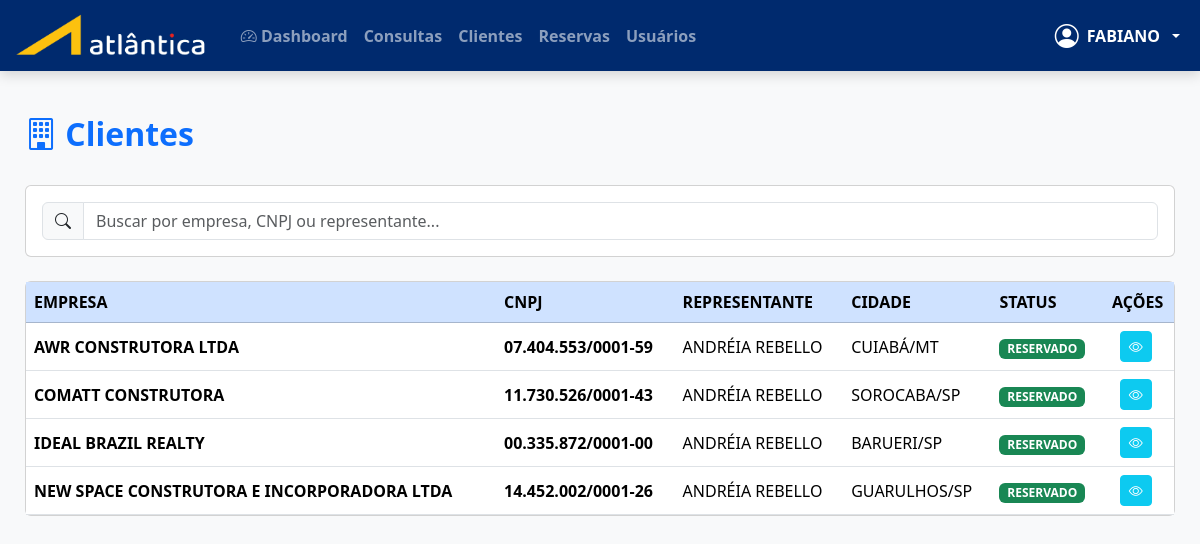
/clientes (signed in), run on the app's committed database.
### app.py (models this page shows, shortened)
class Usuario(db.Model, UserMixin):
    id = db.Column(db.Integer, primary_key=True)
    nome = db.Column(db.String(100), nullable=False)
    email = db.Column(db.String(100), unique=True, nullable=False)
    telefone = db.Column(db.String(20))
    senha_hash = db.Column(db.String(255), nullable=False)
    tipo_usuario_id = db.Column(db.Integer, db.ForeignKey('tipo_usuario.id'))
    gerente_id = db.Column(db.Integer, db.ForeignKey('usuario.id'))
    nivel_acesso = db.Column(db.Integer, default=10)
    status = db.Column(db.String(10), default='ATIVO')
    tipo = db.relationship('TipoUsuario', backref='usuarios')
    gerente = db.relationship('Usuario', remote_side=[id], uselist=False)

class Cliente(db.Model):
    id = db.Column(db.Integer, primary_key=True)
    empresa = db.Column(db.String(100), nullable=False)
    razao_social = db.Column(db.String(150))
    cnpj = db.Column(db.String(18), unique=True, nullable=False)
    ie = db.Column(db.String(20))
    grupo = db.Column(db.String(100))
    cep = db.Column(db.String(9))
    logradouro = db.Column(db.String(100))
    numero = db.Column(db.String(10))
    complemento = db.Column(db.String(50))
    bairro = db.Column(db.String(50))
    cidade = db.Column(db.String(50))
    estado = db.Column(db.String(2))
    nome_contato = db.Column(db.String(100))
    telefone_contato = db.Column(db.String(20))
    email_contato = db.Column(db.String(100))
    nome_representante = db.Column(db.String(100))
    status_cliente = db.Column(db.String(20), default='RESERVADO')
    data_cadastro = db.Column(db.DateTime, default=datetime.utcnow)

### app.py (the view)
@app.route('/clientes')
@login_required
@permissao_requerida("Clientes - Listar")
def clientes():
    query = Cliente.query.order_by(Cliente.empresa)
    tipo = current_user.tipo.tipo_usuario.strip().lower()
    if tipo == 'representante':
        query = query.filter(
            func.trim(func.upper(Cliente.nome_representante)) == current_user.nome.strip().upper()
        )
    elif tipo == 'gerente':
        representantes_do_gerente = Usuario.query.filter(
            Usuario.gerente_id == current_user.id,
            Usuario.tipo.has(TipoUsuario.tipo_usuario.ilike('%representante%'))
        ).with_entities(Usuario.nome).all()
        nomes_representantes = [rep.nome.strip().upper() for rep in representantes_do_gerente]
        if nomes_representantes:
            query = query.filter(
                func.trim(func.upper(Cliente.nome_representante)).in_(nomes_representantes)
            )
        else:
            query = query.filter(Cliente.id == 0)  # condição impossível
    clientes = query.all()
    representantes = Usuario.query.join(TipoUsuario)\
        .filter(TipoUsuario.tipo_usuario.ilike('%representante%'))\
        .order_by(Usuario.nome).all()
    return render_template(
        'clientes/index.html',
        clientes=clientes,
        representantes=representantes
    )

### app.py (called while the page is built)
def tem_permissao(nivel_necessario=None, funcao=None):
    if current_user.nivel_acesso == 0:  # Admin sempre pode tudo
        return True
    if nivel_necessario is not None and current_user.nivel_acesso > nivel_necessario:
        return False
    if funcao:
        config = Configuracao.query.first()
        if not config or not config.permissoes:
            return False
        try:
            permissoes = json.loads(config.permissoes)
            permissoes_do_nivel = permissoes.get(str(current_user.nivel_acesso), [])
            return funcao in permissoes_do_nivel
        except:
            return False
    return False

def permissao_requerida(funcao=None):
    @wraps(funcao)
    def decorator(f):
        @wraps(f)
        def wrapper(*args, **kwargs):
            if not tem_permissao(funcao=funcao):
                flash('Você não tem permissão para acessar esta função.', 'danger')
                return redirect(url_for('dashboard'))
            return f(*args, **kwargs)
        return wrapper
    return decorator

@login_manager.user_loader
def load_user(id):
    return Usuario.query.get(int(id))

@app.after_request
def after_request(response):
    response.headers["Cache-Control"] = "no-cache, no-store, must-revalidate, public, max-age=0"
    response.headers["Expires"] = "0"
    response.headers["Pragma"] = "no-cache"
    return response

@app.after_request
def add_no_cache(response):
    if request.path.startswith('/reservas'):
        response.headers['Cache-Control'] = 'no-store, no-cache, must-revalidate, max-age=0'
        response.headers['Pragma'] = 'no-cache'
    return response

@app.context_processor
def utility_processor():
    def hoje():
        return date.today()
    return dict(hoje=hoje)

### templates/clientes/index.html (shortened to what this page needs)
{% extends "base.html" %}
{% block content %}
<div class="d-flex justify-content-between align-items-center mb-4">
    <h2 class="text-primary fw-bold">
        <i class="bi bi-building"></i> Clientes
    </h2>
</div>
<div class="card card-atlantica mb-4">
    <div class="card-body">
        <div class="input-group">
            <span class="input-group-text"><i class="bi bi-search"></i></span>
            <input type="text" class="form-control" placeholder="Buscar por empresa, CNPJ ou representante..." id="busca">
        </div>
    </div>
</div>
<div class="card card-atlantica">
    <div class="card-body p-0">
        <div class="table-responsive">
            <table class="table table-hover mb-0 align-middle" id="tabelaClientes">
                <thead class="table-primary">
                    <tr>
                        <th>EMPRESA</th>
                        <th>CNPJ</th>
                        <th>REPRESENTANTE</th>
                        <th>CIDADE</th>
                        <th>STATUS</th>
                        <th class="text-center">AÇÕES</th>
                    </tr>
                </thead>
                <tbody>
                    {% for c in clientes %}
                    <tr>
                        <td class="fw-bold text-uppercase">{{ c.empresa }}</td>
                        <td><strong>{{ c.cnpj }}</strong></td>
                        <td>{{ c.nome_representante or '<em class="text-muted">Sem representante</em>'|safe }}</td>
                        <td>{{ c.cidade }}/{{ c.estado }}</td>
                        <td>
                            <span class="badge bg-{{ 'success' if c.status_cliente == 'RESERVADO' else 'secondary' }}">
                                {{ c.status_cliente }}
                            </span>
                        </td>
                        <td class="text-center">
                            {% if tem_permissao("Clientes - Listar") %}
                            <button class="btn btn-sm btn-info text-white me-1" title="Ver detalhes"
                                    onclick="verCliente({{ c.id }})">
                                <i class="bi bi-eye"></i>
                            </button>
                            {% endif %}
                        </td>
                    </tr>
                    {% endfor %}
                </tbody>
            </table>
        </div>
    </div>
</div>
{% endblock %}

### templates/base.html (shortened to what this page needs)
<!DOCTYPE html>
<html lang="pt-BR">
<head>
    <link href="https://cdn.jsdelivr.net/npm/bootstrap@5.3.3/dist/css/bootstrap.min.css" rel="stylesheet">
    <link href="https://cdn.jsdelivr.net/npm/bootstrap-icons@1.11.3/font/bootstrap-icons.css" rel="stylesheet">
    <link rel="stylesheet" href="{{ url_for('static', filename='css/style.css') }}">
</head>
<body>
<nav class="navbar navbar-expand-lg navbar-dark navbar-atlantica navbar-fixed">
        <div class="container-fluid">
            <a class="navbar-brand fw-bold d-flex align-items-center" href="{{ url_for('dashboard') if current_user.is_authenticated else url_for('login') }}">
                <img src="{{ url_for('static', filename='img/logo-atlantica.png') }}" alt="Atlântica" height="45" class="me-2">
            </a>
            <div class="collapse navbar-collapse" id="navbarNav">
                <ul class="navbar-nav me-auto">
                    {% if current_user.is_authenticated %}
                        <li class="nav-item">
                            <a class="nav-link" href="{{ url_for('dashboard') }}">
                                <i class="bi bi-speedometer2"></i> Dashboard
                            </a>
                        </li>
                            {% if tem_permissao("Consultas - Listar") and endpoint_existe('consultas') %}
                        <li class="nav-item">
                            <a class="nav-link" href="{{ url_for('consultas') }}">Consultas</a>
                        </li>
                        {% endif %}
                         {% if tem_permissao("Clientes - Listar") and endpoint_existe('clientes') %}
                        <li class="nav-item">
                            <a class="nav-link" href="{{ url_for('clientes') }}">Clientes</a>
                        </li>
                        {% endif %}
                        {% if tem_permissao("Reservas - Listar") and endpoint_existe('reservas') %}
                        <li class="nav-item">
                            <a class="nav-link" href="{{ url_for('reservas') }}">Reservas</a>
                        </li>
                        {% endif %}
                        {% if endpoint_existe('usuarios') %}
                        <li><a class="nav-link" href="{{ url_for('usuarios') }}">Usuários</a></li>
                        {% endif %}
                    {% endif %}
                </ul>
                <ul class="navbar-nav ms-auto align-items-center">
                    {% if current_user.is_authenticated %}
                    <li class="nav-item dropdown">
                        <a class="nav-link dropdown-toggle text-white fw-bold d-flex align-items-center gap-2" href="#" data-bs-toggle="dropdown">
                            <i class="bi bi-person-circle fs-4"></i>
                            <div class="text-start">
                                <div>{{ current_user.nome.split()[0] }}</div>
                            </div>
                        </a>
                    </li>
                    {% else %}
                    <li class="nav-item">
                        <a class="nav-link" href="{{ url_for('login') }}">Entrar</a>
                    </li>
                    {% endif %}
                </ul>
            </div>
        </div>
    </nav>
    <div class="main-content">
        {% block content %}{% endblock %}
    </div>
</body>
</html>

### static/css/style.css (style rules this page uses)
:root { --azul-atlantica: #003087; --azul-claro: #005eb8; --cinza-claro: #f5f5f5; }
body { font-family: 'Roboto', sans-serif; background: var(--cinza-claro); }
.navbar { background: var(--azul-atlantica); }
.table { background: white; }
.text-uppercase { text-transform: uppercase; }

### templates/base.html (style rules this page uses)
:root { --azul-atlantica: #003087; }
body { background: #f8f9fa; font-family: 'Segoe UI', sans-serif; }
.navbar-fixed { position: fixed; top: 0; left: 0; right: 0; z-index: 1030; box-shadow: 0 4px 12px rgba(0,0,0,0.15); }
.main-content { margin-top: 90px; padding: 25px; }
.nav-link { font-weight: 600; transition: all 0.2s; }
:root { --azul-atlantica: #002A6E; }
.navbar-atlantica { background: var(--azul-atlantica) !important; }

### data on the page
Usuario: nome "FABIANO"
Cliente: empresa "AWR CONSTRUTORA LTDA", cnpj "07.404.553/0001-59", nome_representante "ANDRÉIA REBELLO", cidade "CUIABÁ", estado "MT", status_cliente "RESERVADO"
Cliente: empresa "COMATT CONSTRUTORA", cnpj "11.730.526/0001-43", nome_representante "ANDRÉIA REBELLO", cidade "SOROCABA", estado "SP", status_cliente "RESERVADO"
Cliente: empresa "IDEAL BRAZIL REALTY", cnpj "00.335.872/0001-00", nome_representante "ANDRÉIA REBELLO", cidade "BARUERI", estado "SP", status_cliente "RESERVADO"
Cliente: empresa "NEW SPACE CONSTRUTORA E INCORPORADORA LTDA", cnpj "14.452.002/0001-26", nome_representante "ANDRÉIA REBELLO", cidade "GUARULHOS", estado "SP", status_cliente "RESERVADO"
